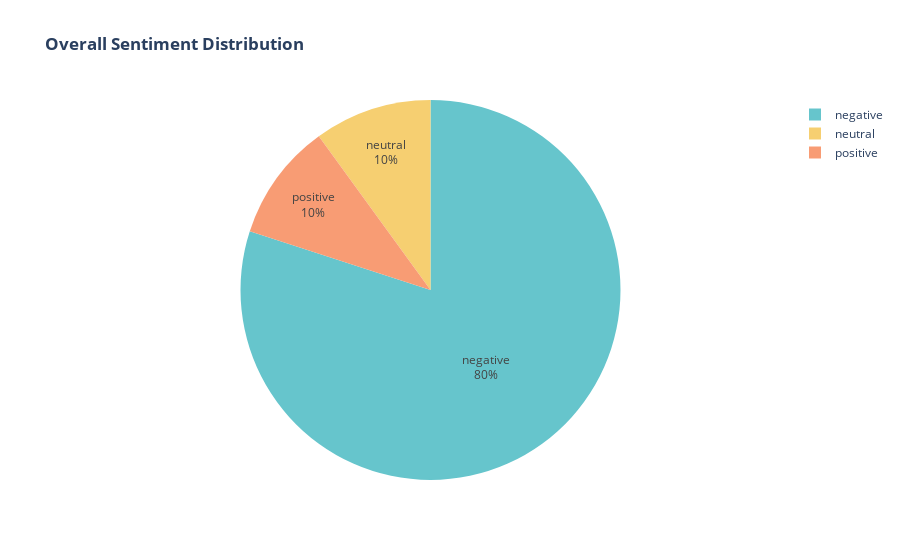

Source (notebook cell):
### Markdown cell above
#### Overall Sentiment

### Code cell
fig1 = px.pie(final, names='overall_sentiment', title='<b>Overall Sentiment Distribution</b>',
             color_discrete_sequence=px.colors.qualitative.Pastel)
fig1.update_traces(textposition='inside', textinfo='percent+label')
fig1.update_layout(uniformtext_minsize=12, uniformtext_mode='hide')
fig1.show()

### Figure 1 — Plotly figure (JSON) as saved in the notebook; plotly's stock layout.template omitted (floating-point values rounded to 4 significant figures)
{"data": [{"domain": {"x": [0, 1], "y": [0, 1]}, "hovertemplate": "overall_sentiment=%{label}<extra></extra>", "labels": ["negative", "negative", "neutral", "negative", "negative", "negative", "negative", "positive", "negative", "negative"], "legendgroup": "", "name": "", "showlegend": true, "textinfo": "percent+label", "textposition": "inside", "type": "pie"}], "layout": {"legend": {"tracegroupgap": 0}, "piecolorway": ["rgb(102, 197, 204)", "rgb(246, 207, 113)", "rgb(248, 156, 116)", "rgb(220, 176, 242)", "rgb(135, 197, 95)", "rgb(158, 185, 243)", "rgb(254, 136, 177)", "rgb(201, 219, 116)", "rgb(139, 224, 164)", "rgb(180, 151, 231)", "rgb(179, 179, 179)"], "title": {"text": "<b>Overall Sentiment Distribution</b>"}, "uniformtext": {"minsize": 12, "mode": "hide"}}}
